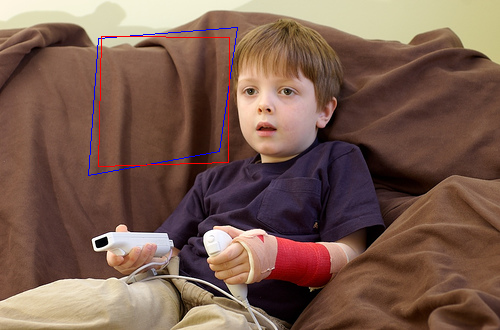
#> input picture Phase2/Code/Test_image.png, 500 x 330 px, given in place of 1.jpg, which was not available
$ python DataGeneration.py
#> lines starting #> are read from the running program, lines starting #| are printed output that depends on the picture; pictures that were not available may be replaced by others from this repository, and a replacement may not be noted
#!/usr/bin/evn python

"""
RBE/CS Fall 2022: Classical and Deep Learning Approaches for
Geometric Computer Vision
Project 1: MyAutoPano: Phase 2 Starter Code


Author(s):
Lening Li (lli4@wpi.edu)
Teaching Assistant in Robotics Engineering,
Worcester Polytechnic Institute
"""


# Code starts here:

from asyncio import PidfdChildWatcher
import numpy as np
import cv2
from random import randrange

import matplotlib.pyplot as plt

import pickle
from tqdm import tqdm
import argparse

# Add any python libraries here

def readImage(path):

#> called with path = '../Data/Train/1.jpg'
    img=cv2.imread(path)
#> img is the input picture: shape (330, 500, 3); mean B, G, R 79.5, 92.9, 122.8
    gray=cv2.cvtColor(img,cv2.COLOR_BGR2GRAY)
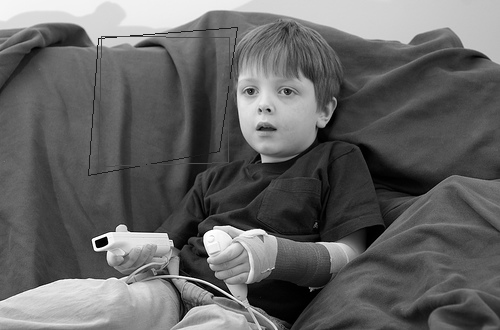
#> gray: shape (330, 500); min 0, max 255, mean 100.3

    gray=cv2.resize(gray,(300,500))
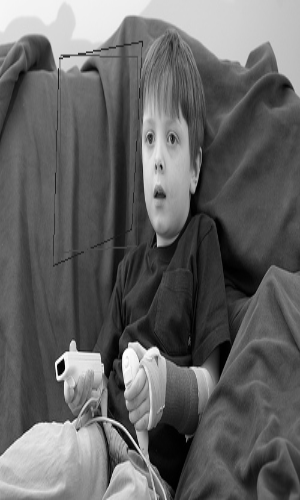
#> gray: shape (500, 300); min 0, max 254, mean 100.2

    #patch will be 128*128 and perturbations can be -16 and +16 thus top left should go from 16 to 300-(16+128). Same for the y direction.

    return gray


def main():
    # Add any Command Line arguments here
    Parser = argparse.ArgumentParser()
    Parser.add_argument('--DataSplit', default='Train', help='Data split to make data -- can be Train, Test or Val')
    Parser.add_argument('--NumExamples',default=5000,type=int,help="Number of examples to process")

    Args = Parser.parse_args()
    data_split = Args.DataSplit
    num_examples=Args.NumExamples

    """
    Read image and generate datasets
    """

    dataset_file_name=f'{data_split}_dataset.pkl'
    dataset_dict={}
    dataset_size=num_examples

    print(f'Creating data for {dataset_file_name}')

    for i in tqdm(range(dataset_size),total=dataset_size):

        path=f'../Data/{data_split}/{i+1}.jpg'
        gray_img=readImage(path)

        # print(gray_img.shape)

        active_patch_x=randrange(16,gray_img.shape[1]-(16+128))
#> active_patch_x = 114
        active_patch_y=randrange(16, gray_img.shape[0]-(16+128))
#> active_patch_y = 231

        patch_A=gray_img[active_patch_y:active_patch_y+128,active_patch_x:active_patch_x+128]
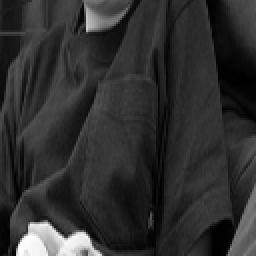
#> patch_A: shape (128, 128) (shown 2 times larger); min 0, max 254, mean 47.5
        normalized_patch_A=(patch_A-np.mean(patch_A))/255

        corners_A=[]
        corners_A.append([active_patch_y,active_patch_x])
        corners_A.append([active_patch_y+128,active_patch_x])
        corners_A.append([active_patch_y,active_patch_x+128])
        corners_A.append([active_patch_y+128,active_patch_x+128])

        corners_B=[]
        for li in corners_A:
            per_y=randrange(-16,16)
            per_x=randrange(-16,16)

            corners_B.append([li[0]+per_y,li[1]+per_x])

        transform=cv2.getPerspectiveTransform(np.float32(corners_A),np.float32(corners_B))
        transform=np.linalg.inv(transform)

        warped_img=cv2.warpPerspective(gray_img,transform,(gray_img.shape[1],gray_img.shape[0]))
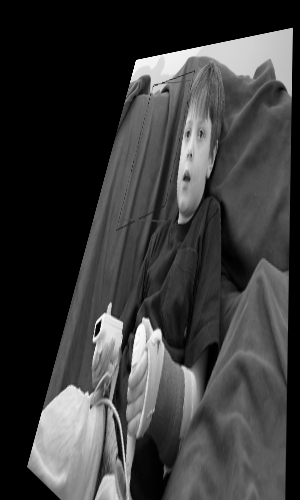
#> warped_img: shape (500, 300); min 0, max 253, mean 59.3
        patch_B = warped_img[corners_A[0][0]:corners_A[1][0], corners_A[0][1]:corners_A[2][1]]
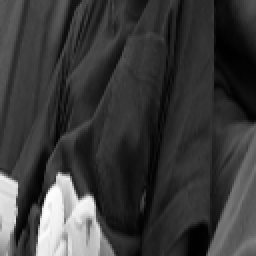
#> patch_B: shape (128, 128) (shown 2 times larger); min 0, max 253, mean 58.9

        normalized_patch_B=(patch_B-np.mean(patch_B))/255

        labels=[]
        for j in range(len(corners_A)):

            labels.append([corners_B[j][0]-corners_A[j][0],corners_B[j][1]-corners_A[j][1]])
#> after the loop, labels = [[-14, 0], [15, 9], [3, 14], [6, -3]]

        labels=np.reshape(labels,4*2)
#> labels = [-14, 0, 15, 9, 3, 14, 6, -3]


        dataset_dict[i+1]={'patch_A':normalized_patch_A,'patch_B':normalized_patch_B,'label':labels}
#> pass 2 of the loop in main, `for i in tqdm(range(dataset_size),total=dataset_size):`:
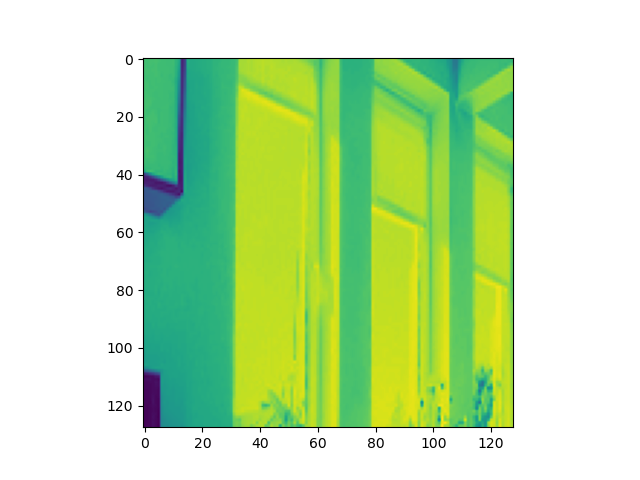
#> input picture Phase2/Code/patch_A.png, 640 x 480 px, given in place of 2.jpg, which was not available
#> in readImage, img is the input picture: shape (480, 640, 3); mean B, G, R 174.7, 228.7, 195
#> in main, `patch_B = warped_img[corners_A[0][0]:corners_A[1][0], corners_A[0][1]:..`:
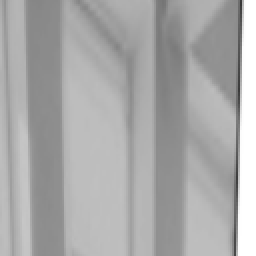
#> patch_B: shape (128, 128) (shown 2 times larger); min 56, max 255, mean 169.8
#> in main, `normalized_patch_B=(patch_B-np.mean(patch_B))/255`:
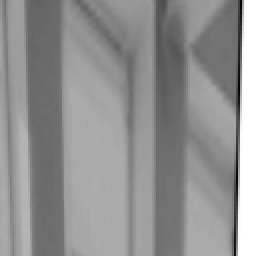
#> normalized_patch_B: shape (128, 128) float64 (shown 2 times larger); min -0.446, max 0.334, mean 0; drawn with min black and max white


        # if i==10:
        #     break


    with open(dataset_file_name,'wb') as f:
        pickle.dump(dataset_dict,f)


    """
	Obtain Homography using Deep Learning Model (Supervised and Unsupervised)
	"""

    """
	Image Warping + Blending
	Save Panorama output as mypano.png
	"""


if __name__ == "__main__":
#> (the run stopped early here; a loop or call above may not have finished)
